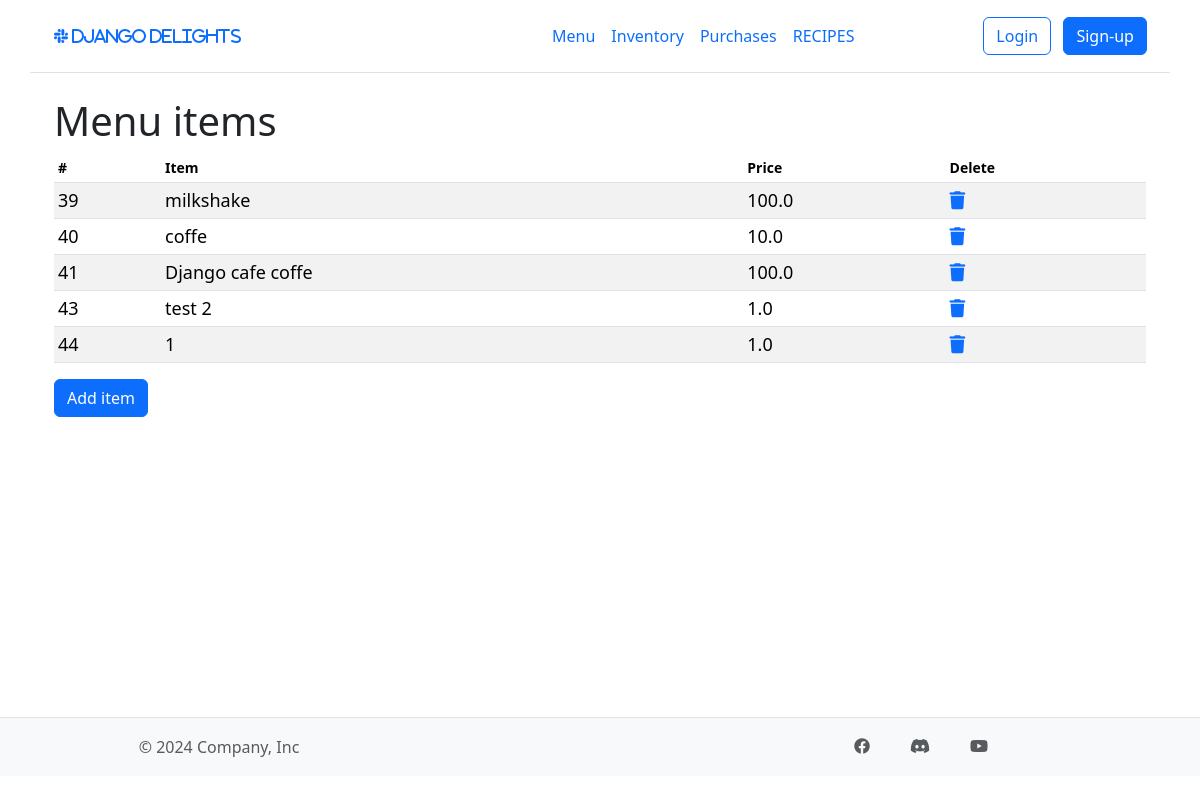
/menu/, run on an earlier commit of the app's database.
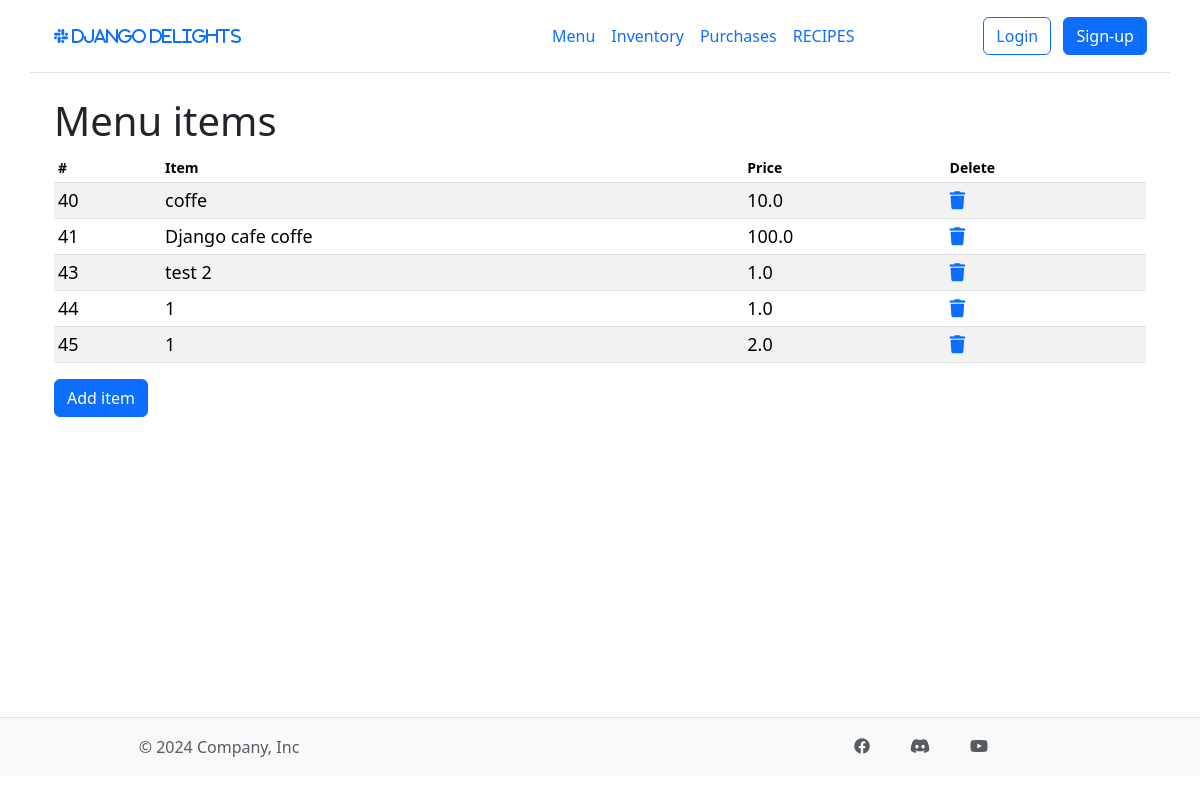
And on a later commit of the database.
### inventory/models.py (models this page shows, shortened)
class MenuItem(models.Model):
    name = models.CharField(max_length=50)
    price = models.FloatField(default=0)

### inventory/views.py (the view)
# urls.py: path("menu/", views.menu, name="menu"),
def menu(request):
    return render(
        request,
        "inventory/menu.html",
        context={"menu_items": MenuItem.objects.all()},
    )

### inventory/templates/inventory/menu.html (shortened to what this page needs)
{% extends "inventory/base.html" %}
{%load static%}
{% block content %}
<div class="container table-responsive small">
    <h1>Menu items</h1>
    <table class='table table-striped table-sm'>
        <thead>
            <tr>
                <th scope="col">#</th>
                <th scope="col">Item</th>
                <th scope="col">Price</th>
                <th scope='col'>Delete</th>
            </tr>
        </thead>
        <tbody>
            {% for item in menu_items %}
                <tr class="table-row" style="font-size: 18px;">
                    <td>{{item.id}}</td>
                    <td>{{item.name}}</td>
                    <td>{{item.price}}</td>
                    <td><a href="{%url 'delete' item.id %}?model=menu"><i class="fa fa-trash"></i></a></td>
                </tr>
            {% endfor %}
        </tbody>
    </table>
    <a href="{%url 'create_menu' %}" class="btn btn-primary">Add item</a>
</div>
{% endblock content %}

What changed in the data, as far as the page shows it:
removed MenuItem: id "39", name "milkshake", price "100.0"
added MenuItem: id "45", name "1", price "2.0"
